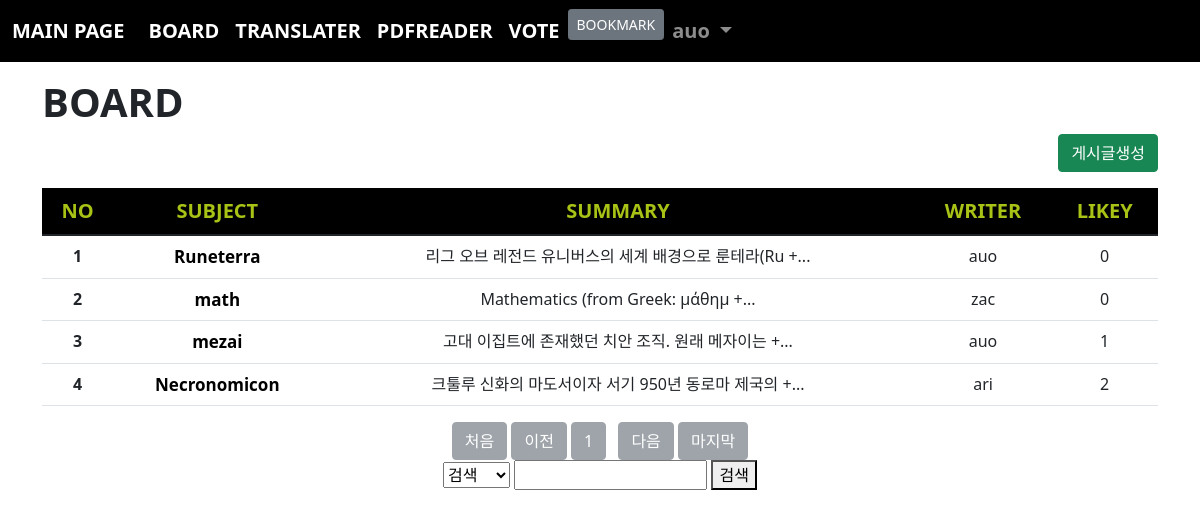
/board/index/ (signed in), run on the app's committed database.
### acc/models.py (models this page shows, shortened)
class User(AbstractUser):
    comment = models.TextField()
    point = models.IntegerField(default=0)
    age = models.IntegerField(default=0)
    pic = models.ImageField(upload_to="user/%y/%m")

### board/models.py (models this page shows, shortened)
class Board(models.Model):
    subject = models.CharField(max_length=100)
    writer = models.ForeignKey(User, on_delete=models.CASCADE , related_name="writer" ,blank=True)
    content = models.TextField()
    likey = models.ManyToManyField(User, related_name="likey",blank=True)
    pubdate = models.DateTimeField()
    def summary(self):
        if len(self.content) > 30:
            return f"{self.content[:30]} +..."
        return f"{self.content}"

### board/views.py (the view)
# urls.py: path('index/', views.index, name="index"),
def index(request):
    page = request.GET.get("page",1)
    kw =request.GET.get("kw","")
    cate =request.GET.get("cate","")
    if kw:
        if cate == "sub":
            b =  Board.objects.filter(subject__contains=kw)
        elif cate == "wri":
            try:
                u = User.objects.get(username=kw)
                b = Board.objects.filter(writer=u)
            except:
                b = Board.objects.none()
        elif cate == "con":
            b =  Board.objects.filter(content__contains=kw)
        else:
            b = Board.objects.all()
    else:
        b = Board.objects.all()
    b= b.order_by("-pubdate")#정렬= 내림차순은 앞에 - 붙히면된다
    pag =Paginator(b,10)
    obj = pag.get_page(page)
    context = {
        "bset" : obj,
        "cate" : cate,
        "kw" : kw,
    }
    return render(request, "board/index.html",context)

### templates/board/index.html (shortened to what this page needs)
{% extends 'base.html' %}
{% load mathfilters %}
{% block con %}
    <div class="container mt-3" >
        <h1><b>BOARD</b></h1>
        <div class="text-end">
            <a href="{% url 'board:create' %}" class="btn btn-success">게시글생성</a>
        </div>
        <table class="table mt-3 table-hover">
            <thead style="background-color: black; color:rgb(168, 194, 22); font-size: 20px;">
                <tr>
                    <th scope="col">NO</th>
                    <th scope="col">SUBJECT</th>
                    <th scope="col">SUMMARY</th>
                    <th scope="col">WRITER</th>
                    <th scope="col">LIKEY</th>
                </tr>
            </thead>
            <tbody>
                {% if bset %}
                    {% for i in bset %}
                    <tr>
                        <th scope="row">{{ forloop.counter }}</th>
                        <td><a class="sub" href="{% url 'board:detail' i.id %}">{{ i.subject }}</a></td>
                        <td>{{ i.summary }}</td>
                        <td>{{ i.writer.username }}</td>
                        <td>{{ i.likey.all.count }}</td>
                    </tr>
                    {% endfor %}
                {% else %}
                    <h1><b>게시글을 작성해주세요</b></h1>
                {% endif %}
            </tbody>
        </table>
        <div class="page">
            {% if bset.has_previous %}
                <a href="{% url 'board:index' %}?page=1&cate={{cate}}&kw={{kw}}"><button class="btn btn-secondary">처음</button></a>
                <a href="{% url 'board:index' %}?page={{bset.previous_page_number}}&cate={{cate}}&kw={{kw}}"><button class="btn btn-secondary">이전</button></a>
            {% else %}
                <button disabled class="btn btn-secondary">처음</button>
                <button disabled class="btn btn-secondary">이전</button>
            {% endif %}
            {% for i in bset.paginator.page_range %}
                {% if i >= bset.number|sub:5 and i <= bset.number|add:4 %}
                    <div class="btn-group me-2" role="group" aria-label="Second group">
                        <a href="{% url 'board:index' %}?page={{i}}&cate={{cate}}&kw={{kw}}"><button class="btn btn-secondary" {% if bset.number == i %}disabled{% endif %}>{{i}}</button></a>
                    </div>
                {% endif %}
            {% endfor %}
            {% if bset.has_next %}
                <a href="{% url 'board:index' %}?page={{bset.next_page_number}}&cate={{cate}}&kw={{kw}}"><button class="btn btn-secondary">다음</button></a>
                <a href="{% url 'board:index' %}?page={{bset.paginator.num_pages}}&cate={{cate}}&kw={{kw}}"><button class="btn btn-secondary">마지막</button></a>
            {% else %}
                <button disabled class="btn btn-secondary">다음</button>
                <button disabled class="btn btn-secondary">마지막</button>
            {% endif %}
        </div>
    </div>
    <form>
        <div class="page">
            <select name="cate">
                <option selected> 검색 </option>
            </select>
            <input type="text" size="15" name="kw" value="{{kw}}">
            <button>검색</button>
        </div>
    </form>
{% endblock %}

### templates/base.html (shortened to what this page needs)
<!doctype html>
<html lang="en">
    <head>
        <link href="https://cdn.jsdelivr.net/npm/bootstrap@5.1.3/dist/css/bootstrap.min.css" rel="stylesheet">
    </head>
    <body>
        {% if user.is_authenticated %}
            <nav class="navbar navbar-expand-lg navbar-dark" style="background-color: rgb(0, 0, 0); font-size: 20px; font-weight: bold;">
                <div class="container-fluid">
                    <a class="navbar-brand" href="{% url 'acc:index' %}">MAIN PAGE</a>
                    <div class="collapse navbar-collapse" id="navbarSupportedContent">
                        <ul class="navbar-nav me-auto mb-2 mb-lg-0">
                            <li class="nav-item">
                                <a class="nav-link active" aria-current="page" href="{% url 'board:index' %}">BOARD</a>
                            </li>
                            <li class="nav-item">
                                <a class="nav-link active" aria-current="page" href="{% url 'trans:index' %}">TRANSLATER</a>
                            </li>
                            <li class="nav-item">
                                <a class="nav-link active" aria-current="page" href="{% url 'pdfread:index' %}">PDFREADER</a>
                            </li>
                            <li class="nav-item">
                                <a class="nav-link active" aria-current="page" href="{% url 'vote:index' %}">VOTE</a>
                            </li>
                            <li>
                                <div class="text-end">
                                <button type="button" class="btn btn-secondary btn-sm" data-bs-toggle="modal" data-bs-target="#book">
                                        BOOKMARK
                                </button>
                                 </div>
                            </li>
                            <li class="nav-item dropdown">
                                <a class="nav-link dropdown-toggle" href="#" id="navbarDropdown" role="button" data-bs-toggle="dropdown" aria-expanded="false">
                                    {{ user }}
                                </a>
                            </li>
                        </ul>
                    </div>
                </div>
            </nav>
        {% endif %}
        {% if user.is_authenticated %}
            {% block con %}{% endblock %}
        {% endif %}
    </body>
</html>

### templates/board/index.html (style rules this page uses)
td , tr { text-align : center; }
a.sub { text-decoration: none; color:black; font-weight: bold; font-size: 17px; }
div.page { text-align: center; }

### data on the page
User: username "auo"
Board: subject "Runeterra", summary "리그 오브 레전드 유니버스의 세계 배경으로 룬테라(Ru +...", writer.username "auo", likey.all.count "0"
Board: subject "math", summary "Mathematics (from Greek: μάθημ +...", writer.username "zac", likey.all.count "0"
Board: subject "mezai", summary "고대 이집트에 존재했던 치안 조직. 원래 메자이는 +...", writer.username "auo", likey.all.count "1"
Board: subject "Necronomicon", summary "크툴루 신화의 마도서이자 서기 950년 동로마 제국의 +...", writer.username "ari", likey.all.count "2"

### other printed values
{{ i }} "1"
